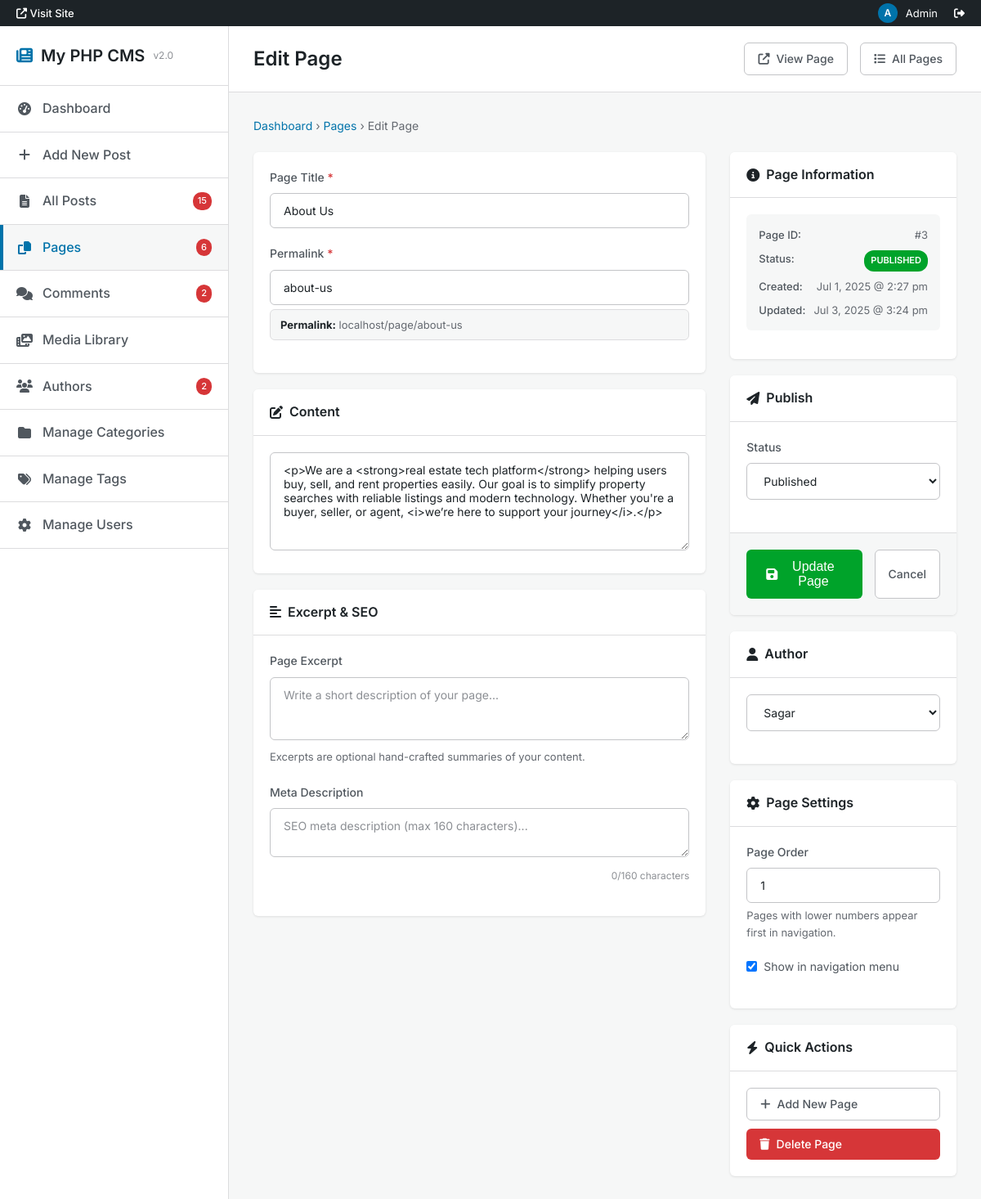
/admin/edit_page.php?id=3 (signed in), run on the app's committed database.
### tables this page shows
CREATE TABLE `pages` (
  `id` int(11) NOT NULL,
  `title` varchar(100) NOT NULL,
  `slug` varchar(100) NOT NULL,
  `created_at` timestamp NOT NULL DEFAULT current_timestamp(),
  `content` text DEFAULT NULL,
  `status` enum('draft','published') NOT NULL DEFAULT 'draft',
  `updated_at` datetime DEFAULT current_timestamp() ON UPDATE current_timestamp(),
  `author_id` int(11) DEFAULT 1,
  `excerpt` text DEFAULT NULL,
  `meta_description` text DEFAULT NULL,
  `page_order` int(11) DEFAULT 0,
  `show_in_menu` tinyint(1) DEFAULT 0
);

CREATE TABLE `authors` (
  `id` int(11) NOT NULL,
  `name` varchar(100) NOT NULL,
  `username` varchar(100) DEFAULT NULL,
  `email` varchar(150) DEFAULT NULL,
  `bio` text DEFAULT NULL,
  `photo` varchar(255) DEFAULT NULL,
  `created_at` timestamp NOT NULL DEFAULT current_timestamp(),
  `theme_preference` enum('light','dark') DEFAULT 'light',
  `password` varchar(255) DEFAULT NULL,
  `profile_picture` varchar(255) DEFAULT NULL,
  `last_login` datetime DEFAULT NULL,
  `role` varchar(20) DEFAULT 'author'
);

### admin/edit_page.php (the view, shortened to what the rows shown need)
<?php
require 'config.php';
$id = isset($_GET['id']) ? (int)$_GET['id'] : 0;
$res = $conn->query("SELECT * FROM pages WHERE id=$id");
$page = $res->fetch_assoc();
$authorList = $conn->query("SELECT * FROM authors ORDER BY name ASC");
?>
<!DOCTYPE html>
<html lang="en">
<head>
    <link href="https://cdnjs.cloudflare.com/ajax/libs/font-awesome/6.4.0/css/all.min.css" rel="stylesheet">
</head>
<body>
    <div class="wp-admin">
        <nav class="wp-sidebar" id="wpSidebar">
            <div class="wp-sidebar-header">
                <h1>
                    <i class="fas fa-newspaper" style="color: var(--wp-blue);"></i>
                    My PHP CMS
                    <span class="version">v2.0</span>
                </h1>
            </div>
        </nav>
        <main class="wp-main">
            <header class="wp-header">
                <div style="display: flex; align-items: center; gap: 15px;">
                    <h1>Edit Page</h1>
                </div>
            </header>
            <div class="wp-content">
                <form id="editPageForm" method="POST">
                    <div class="wp-form-layout">
                        <div class="wp-form-main">
                            <div class="wp-form-container">
                                <div class="wp-form-content">
                                    <div class="wp-form-group">
                                        <label class="wp-form-label required">Page Title</label>
                                        <input type="text" name="title" class="wp-form-control" placeholder="Enter your page title..." required value="<?= htmlspecialchars($page['title']) ?>" oninput="updateSlugFromTitle()">
                                    </div>
                                    <div class="wp-form-group">
                                        <label class="wp-form-label required">Permalink</label>
                                        <input type="text" name="slug" class="wp-form-control" placeholder="page-slug" required value="<?= htmlspecialchars($page['slug']) ?>" id="slugInput">
                                        <div class="wp-slug-preview" id="slugPreview">
                                            <strong>Permalink:</strong> <span id="slugUrl"><?= $_SERVER['HTTP_HOST'] ?>/page/<?= htmlspecialchars($page['slug']) ?></span>
                                        </div>
                                    </div>
                                </div>
                            </div>
                            <div class="wp-form-container">
                                <div class="wp-form-content">
                                    <textarea id="editor" name="content" class="wp-form-control wp-form-textarea" required><?= htmlspecialchars($page['content']) ?></textarea>
                                </div>
                            </div>
                        </div>
                        <div class="wp-form-sidebar">
                            <div class="wp-form-container">
                                <div class="wp-form-content">
                                    <div class="wp-page-info">
                                        <div class="wp-page-info-item">
                                            <span class="wp-page-info-label">Page ID:</span>
                                            <span class="wp-page-info-value">#<?= $page['id'] ?></span>
                                        </div>
                                        <div class="wp-page-info-item">
                                            <span class="wp-page-info-label">Status:</span>
                                            <span class="wp-status-badge <?= $page['status'] ?? 'published' ?>">
                                                <?= ucfirst($page['status'] ?? 'Published') ?>
                                            </span>
                                        </div>
                                        <div class="wp-page-info-item">
                                            <span class="wp-page-info-label">Created:</span>
                                            <span class="wp-page-info-value"><?= date('M j, Y @ g:i a', strtotime($page['created_at'])) ?></span>
                                        </div>
                                        <?php if ($page['updated_at']): ?>
                                        <div class="wp-page-info-item">
                                            <span class="wp-page-info-label">Updated:</span>
                                            <span class="wp-page-info-value"><?= date('M j, Y @ g:i a', strtotime($page['updated_at'])) ?></span>
                                        </div>
                                        <?php endif; ?>
                                    </div>
                                </div>
                            </div>
                            <div class="wp-form-container">
                                <div class="wp-form-content">
                                    <div class="wp-form-group">
                                        <label class="wp-form-label">Status</label>
                                        <select name="status" class="wp-form-control" required>
                                            <option value="published" <?= ($page['status'] ?? 'published') === 'published' ? 'selected' : '' ?>>Published</option>
                                        </select>
                                    </div>
                                </div>
                            </div>
                            <div class="wp-form-container">
                                <div class="wp-form-content">
                                    <div class="wp-form-group">
                                        <select name="author_id" class="wp-form-control" required>
                                            <?php while($author = $authorList->fetch_assoc()): ?>
                                                <option value="<?= $author['id'] ?>" <?= ($page['author_id'] ?? '') == $author['id'] ? 'selected' : '' ?>>
                                                    <?= htmlspecialchars($author['name']) ?>
                                                </option>
                                            <?php endwhile; ?>
                                        </select>
                                    </div>
                                </div>
                            </div>
                            <div class="wp-form-container">
                                <div class="wp-form-content">
                                    <div class="wp-form-group">
                                        <label class="wp-form-label">Page Order</label>
                                        <input type="number" name="page_order" class="wp-form-control" placeholder="0" value="<?= htmlspecialchars($page['page_order'] ?? '0') ?>" min="0">
                                        <small style="color: var(--wp-gray-600); font-size: 13px; margin-top: 5px; display: block;">
                                            Pages with lower numbers appear first in navigation.
                                        </small>
                                    </div>
                                    <div class="wp-form-group">
                                        <label style="display: flex; align-items: center; gap: 8px; cursor: pointer;">
                                            <input type="checkbox" name="show_in_menu" value="1" <?= ($page['show_in_menu'] ?? 1) ? 'checked' : '' ?>>
                                            <span style="font-size: 14px; color: var(--wp-gray-700);">Show in navigation menu</span>
                                        </label>
                                    </div>
                                </div>
                            </div>
                        </div>
                    </div>
                </form>
            </div>
        </main>
    </div>
</body>
</html>

### data on the page
pages: title "About Us", slug "about-us", content "<p>We are a <strong>real estate tech platform</strong> helping users buy, sell, and rent properties easily. Our goal is to simplify property searches with reliable listings and modern technology. Whether you're a buyer, seller, or agent, <i>we’re here to support your journey</i>.</p>", id "3", status "PUBLISHED", created_at "Jul 1, 2025 @ 2:27 pm", updated_at "Jul 3, 2025 @ 3:24 pm", status "Published", author_id "Sagar", page_order "1", show_in_menu "☑"

### other printed values
$totalPosts "15"
$totalPages "6"
$totalComments "2"
$totalAuthors "2"
$_SERVER['HTTP_HOST'] "localhost"
